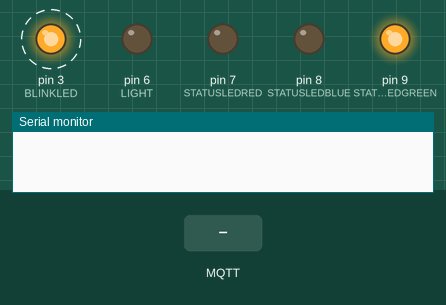
Recording of a sketch running on a simulated Arduino Uno, built with avr-gcc and run on an emulated ATmega328P. On the bench: output pins drawn as LEDs (lit = HIGH), the last lines printed to the serial monitor. Dashed ring = blinking. Inputs (shaded band) come from the test bench. WiFi joins after 1.5 s; servers stay silent unless stated; no MQTT or app messages arrive unless stated.

Above: at 2.7 s.
2.8 s: MQTT message "lampada" arrives on the first subscribed topic
At 2.99 s:
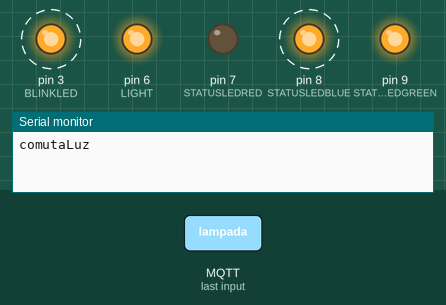
5.8 s: MQTT message "1" arrives on the first subscribed topic
At 5.99 s:
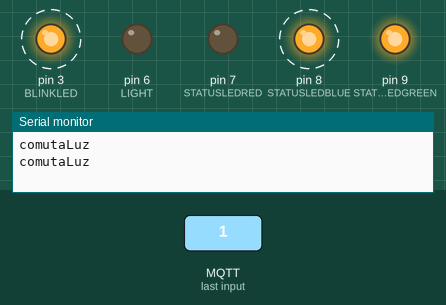
8.8 s: MQTT message "lampada" arrives on the second subscribed topic
At 9.4 s:
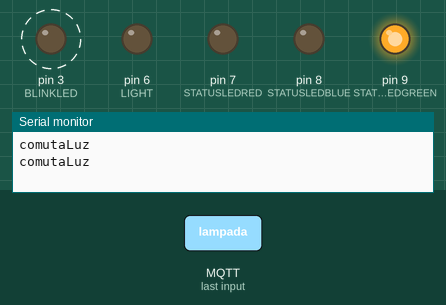
11.8 s: MQTT message "0" arrives on the first subscribed topic
At 12.9 s:
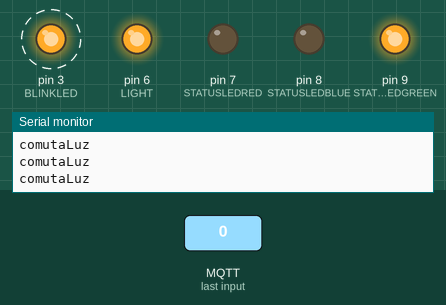
Timing chart, 0 to 15.8 s (numbered marks = the images above; inputs shaded):
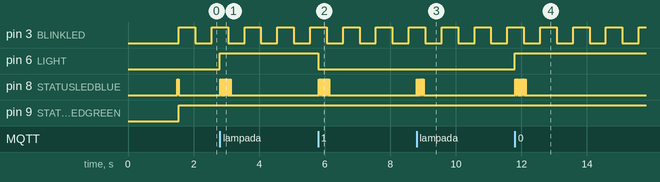

The sketch:

Teste_PubSub2.ino
```cpp
//#define MQTT_SOCKET_TIMEOUT 0

#include <SPI.h>
#include <UIPEthernet.h>
//#include <utility/logging.h>
#include <PubSubClient2.h>

#define BLINKLED 3
#define LIGHT 6 // O led que simula a lampada está na porta 6
#define STATUSLEDRED 7 // O led vermelho de status da conexão MQTT está no pino 7
#define STATUSLEDGREEN 9 // O led verde de status da conexão MQTT está no pino 9
#define STATUSLEDBLUE 8 // O led azul de status da conexão MQTT está no pino 8

#define OFF LOW // Mapeamento do texto OFF como nivel baixo
#define ON HIGH // Mapeamento do texto ON como nivel alto

#define NUM_PISCADAS 10

#define CONNECTED 0x00
#define DISCONNECTED 0x01


// Update these with values suitable for your network.
byte mac[] = {0xDE, 0xED, 0xBA, 0xFE, 0xF1, 0xff};

int lightStatus = OFF;
int botaoLuzStatus = LOW;

int mqttLuz = 0;

int mqttMachineState;

int blinkMQTTLed = LOW;
int contador = NUM_PISCADAS;
unsigned long tempo = NUM_PISCADAS;
unsigned long tempoinicial = 0;
int blinkMQTTLedStatus = LOW;

int blinkLed = LOW;
unsigned long t1 = 0;

int sendLuzStatus = 0;

// Callback function header
void callback(char *topic, byte *payload, unsigned int length);

EthernetClient ethClient;

// Dados do MQTT Cloud
PubSubClient2 client("m10.cloudmqtt.com", 16367, callback, ethClient);

// Funcçao que irá receber o retorno do servidor.
void callback(char *topic, byte *payload, unsigned int length)
{
  String sTopic = String(topic);

  if(sTopic == "lampada"){
    mqttLuz = 1;
   }
  blinkMQTTLed = HIGH;
  tempoinicial = millis();
  contador += NUM_PISCADAS;
  //byte *p = (byte *)malloc(length);
  //memcpy(p, payload, length);
  //free(p);
}

void setup() {
  pinMode(LIGHT, OUTPUT);
  pinMode(STATUSLEDRED, OUTPUT);
  pinMode(STATUSLEDGREEN, OUTPUT);
  pinMode(STATUSLEDBLUE, OUTPUT);
  pinMode(BLINKLED, OUTPUT);

  Serial.begin(9600);
  //Serial.println("Iniciando...");
  Ethernet.begin(mac);

  digitalWrite(STATUSLEDBLUE, ON);
  if (client.connect("Magal", "coiktbwj", "zAhaklL2atGf"))
  {
    client.subscribe("lampada");
    client.subscribe("lampadastatus");

    client.publish("lampada","0");
    mqttMachineState = CONNECTED;
  }else{
    mqttMachineState = DISCONNECTED;
  }
  digitalWrite(STATUSLEDBLUE, OFF);
}

void loop() {

  client.loop();

  int botaoLuz = comandoLuz();//digitalRead(LIGHTBUTTON); // Verifica se existe um comando de acionamento da luz

  // Se houver comando de acionamento da luz, o estado dela é comutado (acende se estiver apagada, apaga se estiver acesa)
  if((botaoLuz != botaoLuzStatus)&&(botaoLuz)){
    comutaLuz();
  }
  botaoLuzStatus = botaoLuz;

  if (millis() - t1 > 500){
    blinkLed = !blinkLed;
    digitalWrite(BLINKLED, blinkLed);
    t1 = millis();
  }

  switch(mqttMachineState){
    case CONNECTED:
      acendeLed(STATUSLEDGREEN);
      apagaLed(STATUSLEDRED);
      if(!client.connected()){
        mqttMachineState = DISCONNECTED;
      }
      break;
    case DISCONNECTED:
      apagaLed(STATUSLEDGREEN);
      acendeLed(STATUSLEDRED);
      if (client.connect("Magal", "coiktbwj", "zAhaklL2atGf")){
        // Conecta no topic para receber mensagens
        client.subscribe("lampada");
        client.subscribe("lampadastatus");

        mqttMachineState = CONNECTED;
      }
      else{
        mqttMachineState = DISCONNECTED;
      }
      break;
  }

  if(blinkMQTTLed){
    if(contador<=0){
      blinkMQTTLed = LOW;
      contador = NUM_PISCADAS;
      apagaLed(STATUSLEDBLUE);
    }
    else{
      if(millis() - tempoinicial > tempo){
        if(blinkMQTTLedStatus){
          apagaLed(STATUSLEDBLUE);
          blinkMQTTLedStatus = LOW;
        }
        else{
          acendeLed(STATUSLEDBLUE);
          blinkMQTTLedStatus = HIGH;
        }
        tempoinicial = millis();
        contador--;
      }
    }
  }
  else
    apagaLed(STATUSLEDBLUE);

  if(sendLuzStatus){
    boolean flag;
    if(lightStatus)
      flag = client.publish("lampadastatus", "100", true);
    else
      flag = client.publish("lampadastatus", "0", true);
    if(flag){
      blinkMQTTLed = HIGH;
      tempoinicial = millis();
      contador += NUM_PISCADAS;
      sendLuzStatus = 0;

    }
  }

}

// A função checa qual o estado atual da luz da garagem e o alterna (se estiver desligado, liga. se estiver ligado, desliga)
void comutaLuz(){
  if(lightStatus){
    digitalWrite(LIGHT, OFF);
    lightStatus = OFF;
  }
  else{
    digitalWrite(LIGHT, ON);
    lightStatus = ON;
  }
  sendLuzStatus = 1;
  Serial.println("comutaLuz");
}

// A função acende a luz da garagem
void switchOnLight(){
  digitalWrite(LIGHT, ON);
  lightStatus = ON;
  sendLuzStatus = 1;
}

// A função apaga a luz da garagem
void switchOffLight(){
  digitalWrite(LIGHT, OFF);
  lightStatus = OFF;
  sendLuzStatus = 1;
}

void acendeLed(int pin){
  digitalWrite(pin, HIGH);
}
void apagaLed(int pin){
  digitalWrite(pin, LOW);
}

int comandoLuz(){
  int botao = 0;
  botao |= mqttLuz;
  mqttLuz = 0;

  return botao;
}
```

Measured:
- after the input at 2.8 s, pin 6 (LIGHT): LOW → HIGH at once; pin 8 (STATUSLEDBLUE): alternates HIGH for 0.01 s and LOW for 0.01 s, 30 changes in all, then stays LOW, starting at once
- after the input at 5.8 s, pin 6 (LIGHT): HIGH → LOW at once; pin 8 (STATUSLEDBLUE): alternates HIGH for 0.01 s and LOW for 0.01 s, 30 changes in all, then stays LOW, starting at once
- after the input at 8.8 s, pin 8 (STATUSLEDBLUE): alternates HIGH for 0.01 s and LOW for 0.01 s, 20 changes in all, then stays LOW, starting at once
- after the input at 11.8 s, pin 6 (LIGHT): LOW → HIGH at once; pin 8 (STATUSLEDBLUE): alternates HIGH for 0.01 s and LOW for 0.01 s, 30 changes in all, then stays LOW, starting at once
- by itself, pin 3 (BLINKLED): alternates HIGH for 0.50 s and LOW for 0.50 s
